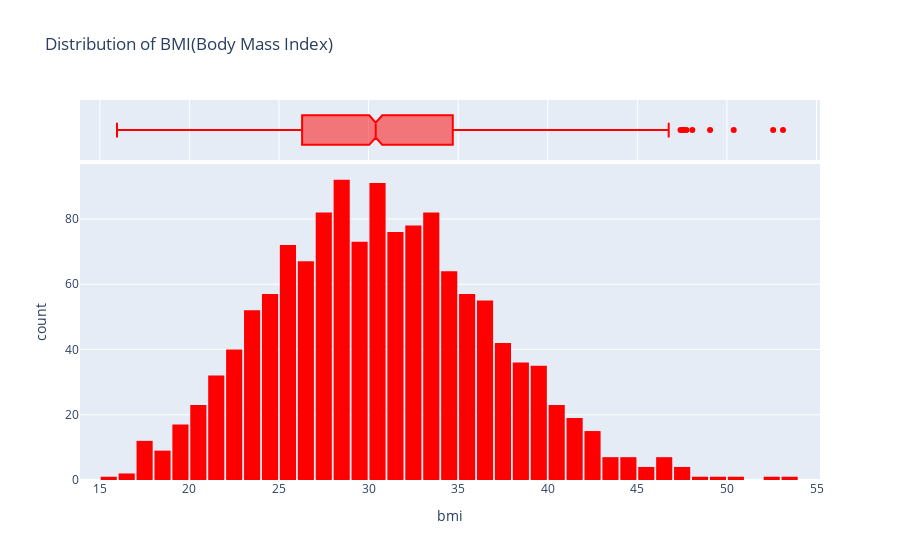

Write notebook code for a chart like this one.
### Code cell
bmi_fig = px.histogram(
                                        medical_df,
                                        x='bmi',
                                        marginal='box',
                                        color_discrete_sequence=['red'],
                                        title='Distribution of BMI(Body Mass Index)')
bmi_fig.update_layout(bargap=0.1)
bmi_fig.show()

### Figure 1 — Plotly figure (JSON) as saved in the notebook; plotly's stock layout.template omitted (floating-point values rounded to 4 significant figures; data arrays with more than 128 entries replaced by an {"elided": "..."} marker saying what was removed)
{"data": [{"alignmentgroup": "True", "bingroup": "x", "hovertemplate": "bmi=%{x}<br>count=%{y}<extra></extra>", "legendgroup": "", "marker": {"color": "red", "pattern": {"shape": ""}}, "name": "", "offsetgroup": "", "orientation": "v", "showlegend": false, "type": "histogram", "x": {"elided": "1338 float values"}, "xaxis": "x", "yaxis": "y"}, {"alignmentgroup": "True", "hovertemplate": "bmi=%{x}<extra></extra>", "legendgroup": "", "marker": {"color": "red"}, "name": "", "notched": true, "offsetgroup": "", "showlegend": false, "type": "box", "x": {"elided": "1338 float values"}, "xaxis": "x2", "yaxis": "y2"}], "layout": {"autosize": true, "bargap": 0.1, "barmode": "relative", "legend": {"tracegroupgap": 0}, "title": {"text": "Distribution of BMI(Body Mass Index)"}, "xaxis": {"anchor": "y", "autorange": true, "domain": [0, 1], "range": [13.89, 55.2], "title": {"text": "bmi"}, "type": "linear"}, "xaxis2": {"anchor": "y2", "autorange": true, "domain": [0, 1], "matches": "x", "range": [13.89, 55.2], "showgrid": true, "showticklabels": false, "type": "linear"}, "yaxis": {"anchor": "x", "autorange": true, "domain": [0, 0.8316], "range": [0, 96.84], "title": {"text": "count"}}, "yaxis2": {"anchor": "x2", "autorange": true, "domain": [0.8416, 1], "matches": "y2", "range": [-0.5, 0.5], "showgrid": false, "showline": false, "showticklabels": false, "ticks": "", "type": "category"}}}
